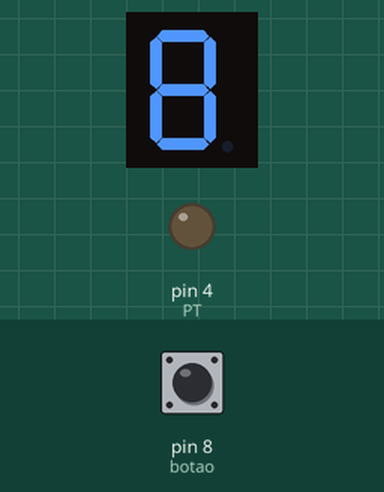
A program run on a simulated Arduino Uno, built with avr-gcc and run on an emulated ATmega328P. Parts: 1-digit seven-segment display, output pins drawn as LEDs (lit = HIGH). Wiring (inferred from the names in the program): 1-digit 7-segment display, segments lit when HIGH: segments pin 10, pin 9, pin 5, pin 6, pin 7, pin 11, pin 12. The test bench sets the inputs (shaded band); at power-on: pin 8 (botao) HIGH. Random numbers use the default seed unless the program sets one; the segment pins are drawn as the display they are named for; pins used as bus, display or sensor lines are not drawn.

Above: at 1.2 s.
1.3 s: pin 8 (botao) pulled LOW for 0.15 s
At 1.31 s:
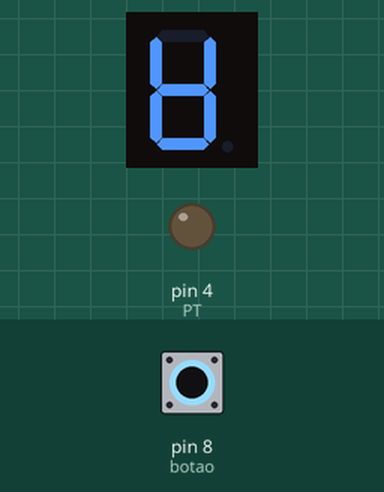
At 6.9 s:
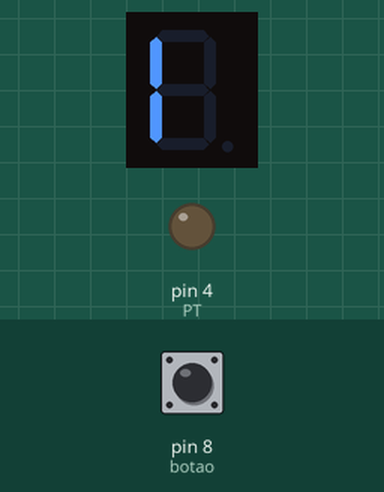
Timing chart, 0 to 8.4 s (numbered marks = the images above; inputs shaded):
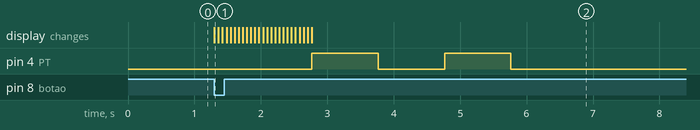

The program:

main.cpp
```cpp
/*=============================================================================
Autor:        Johnny Meneses [bilbo_vader@outlook.com]
Descrição:    Dado digital
VersãO:       1.0 [01/10/20]

Lista de Componentes
[1] Arduino Uno R3
[1] 220 Ω Resistor
[1] Pushbutton
[11 Anode 7 Segment Display


 *===========================================================================*/

#include <Arduino.h>

//Pontos de cima
const int G = 12;
const int F = 11;
//resistor
const int A = 10;
const int B = 9;

//Pontos de baixo
const int E = 7;
const int D = 6;
const int C = 5;
const int PT = 4; // setemaos o ponto do display

boolean ligaPonto = false;

#define botao 8


const int l = 0, d = 1; // Display 7 segmentos (anodo comum)

//Desliga todas as luzes
void desligado()
{
  digitalWrite(A, d);
  digitalWrite(B, d);
  digitalWrite(C, d);
  digitalWrite(D, d);
  digitalWrite(E, d);
  digitalWrite(F, d);
  digitalWrite(G, d);

}


void instalaDisplay()
{

    pinMode(A, OUTPUT); // seta todos as portas que estão os leds do display como saída
    pinMode(B, OUTPUT);
    pinMode(C, OUTPUT);
    pinMode(D, OUTPUT);
    pinMode(E, OUTPUT);
    pinMode(F, OUTPUT);
    pinMode(G, OUTPUT);
    pinMode(PT, OUTPUT);
}


void animacao()
{
  for(int i=0;i<=3;i++)
  {
    digitalWrite(A, 0);
    delay(075);
    desligado();

    digitalWrite(B, 0);
    delay(075);
    desligado();

    digitalWrite(C, 0);
    delay(075);
    desligado();

    digitalWrite(D, 0);
    delay(075);
    desligado();

    digitalWrite(E, 0);
    delay(075);
    desligado();

    digitalWrite(F, 0);
    delay(075);
    desligado();
  }

}

void blinkDP() { // Faz o DP piscar 2 vezes.
  for (int i=0; i<=3; i++) {
    if (ligaPonto)  {
      digitalWrite(PT, l);
    }   else  {
      digitalWrite(PT, d);
    }
    ligaPonto = !ligaPonto;
    delay(1000);
  }

}


void numero1()
{
  digitalWrite(A, d); //acende os leds que representam o número 1
  digitalWrite(B, l);
  digitalWrite(C, l);
  digitalWrite(D, d);
  digitalWrite(E, d);
  digitalWrite(F, d);
  digitalWrite(G, d);
  blinkDP();

}

void numero2()
{

  digitalWrite(A, l); //acende os leds que representam o número 2
  digitalWrite(B, l);
  digitalWrite(C, d);
  digitalWrite(D, l);
  digitalWrite(E, l);
  digitalWrite(F, d);
  digitalWrite(G, l);
  blinkDP();
}

void numero3()
{
  digitalWrite(A, l); //acende os leds que representam o número 3
  digitalWrite(B, l);
  digitalWrite(C, l);
  digitalWrite(D, l);
  digitalWrite(E, d);
  digitalWrite(F, d);
  digitalWrite(G, l);
  blinkDP();

}

void numero4()
{

  digitalWrite(A, d); //acende os leds que representam o número 4
  digitalWrite(B, l);
  digitalWrite(C, l);
  digitalWrite(D, d);
  digitalWrite(E, d);
  digitalWrite(F, l);
  digitalWrite(G, l);
  blinkDP();
}

void numero5()
{
  digitalWrite(A, l); //acende os leds que representam o número 5
  digitalWrite(B, d);
  digitalWrite(C, l);
  digitalWrite(D, l);
  digitalWrite(E, d);
  digitalWrite(F, l);
  digitalWrite(G, l);
  blinkDP();

}

void numero6()
{
  digitalWrite(A, d); //acende os leds que representam o número 6
  digitalWrite(B, d);
  digitalWrite(C, l);
  digitalWrite(D, l);
  digitalWrite(E, l);
  digitalWrite(F, l);
  digitalWrite(G, l);
  blinkDP();
}


void sorteiaDado()
{
  switch(random(1, 6)) // Escolhe um numero aleatorio entre 0 e 9
    {
      case 1 :
        numero1();
        delay(2000);
        break;
      case 2 :
        numero2();
        delay(2000);
        break;
      case 3 :
        numero3();
        delay(2000);
        break;
      case 4 :
        numero4();
        delay(2000);
        break;
      case 5 :
        numero5();
        delay(2000);
        break;
      case 6 :
        numero6();
        delay(2000);
        break;

    }

}


void setup()
{
    Serial.begin(9600);
    instalaDisplay();
    pinMode(botao, INPUT_PULLUP); //seta porta do botão

}

void loop()
{
  desligado();

  if (digitalRead(botao) == LOW)
  {
    animacao();
    sorteiaDado();
  }

}
```

Measured:
- after the input at 1.3 s, pin 4 (PT): alternates HIGH for 1.0 s and LOW for 1.0 s, 4 changes in all, then stays LOW, starting after 1.5 s; the display: changes at once (image 1)
